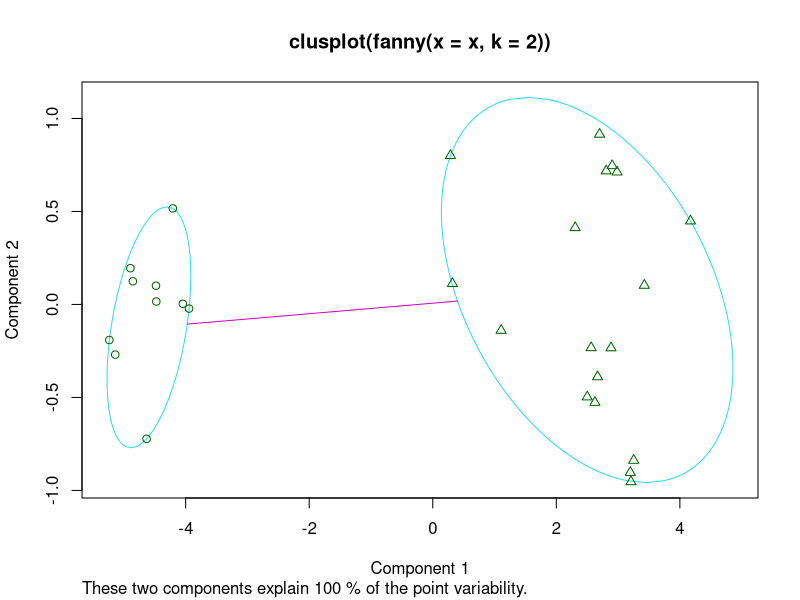
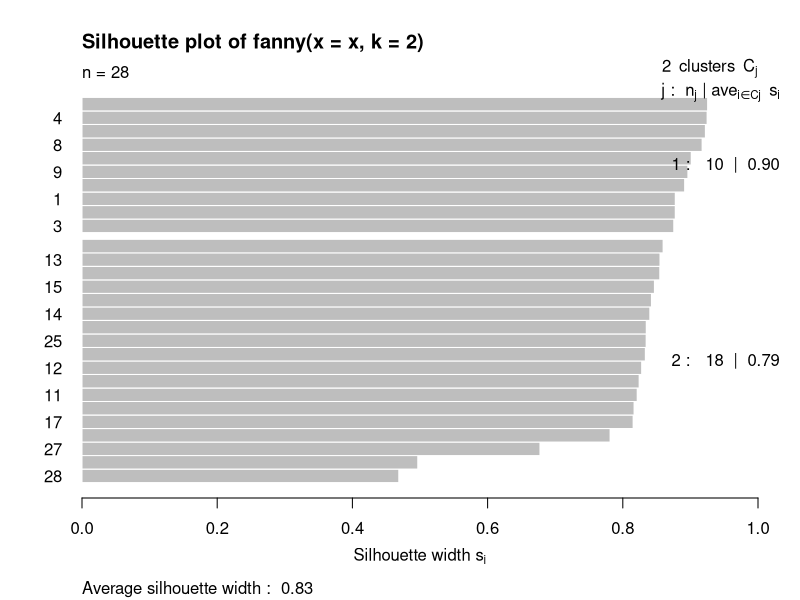

R code for these plots, in order: (Note: this script raises an error after producing the figures.)
library("cluster")
## generate 10+15 objects in two clusters, plus 3 objects lying
## between those clusters.
x <- rbind(cbind(rnorm(10, 0, 0.5), rnorm(10, 0, 0.5)),
           cbind(rnorm(15, 5, 0.5), rnorm(15, 5, 0.5)),
           cbind(rnorm( 3,3.2,0.5), rnorm( 3,3.2,0.5)))
fannyx <- fanny(x, 2)
## Note that observations 26:28 are "fuzzy" (closer to # 2):
fannyx
summary(fannyx)
plot(fannyx)

x <- matrix( c(rnorm(10, 0, 0.5),rnorm(10, 5, 0.5)),nrow=2 )
x
xv = as.vector(x)
xv
fannyx <- fanny(x, 2)

(fan.x.15 <- fanny(x, 2, memb.exp = 1.5)) # 'crispier' for obs. 26:28
(fanny(x, 2, memb.exp = 3))               # more fuzzy in general


data(ruspini)
dim(ruspini)
f4 <- fanny(ruspini, 4)
stopifnot(rle(f4$clustering)$lengths == c(20,23,17,15))
plot(f4, which = 1)
## Plot similar to Figure 6 in Stryuf et al (1996)
plot(fanny(ruspini, 5))


library("e1071")
# a 2-dimensional example
x<-seq(1:10)
cl<-cmeans(x,2,20,verbose=TRUE,method="cmeans",m=2)
print(cl)

fannyx <- fanny(x, 2)
## Note that observations 26:28 are "fuzzy" (closer to # 2):
fannyx
summary(fannyx)
plot(fannyx)


